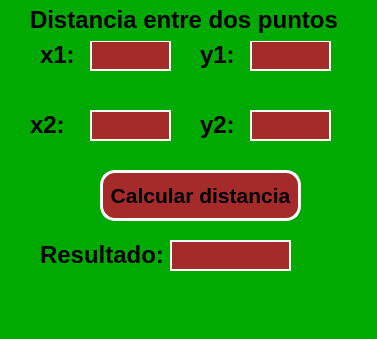
<?xml version="1.0" encoding="UTF-8"?>
<ui version="4.0">
 <class>MainWindow</class>
 <widget class="QMainWindow" name="MainWindow">
  <property name="geometry">
   <rect>
    <x>0</x>
    <y>0</y>
    <width>377</width>
    <height>339</height>
   </rect>
  </property>
  <property name="windowTitle">
   <string>MainWindow</string>
  </property>
  <property name="styleSheet">
   <string notr="true">background-color: rgb(0, 170, 0);</string>
  </property>
  <widget class="QWidget" name="centralwidget">
   <widget class="QLabel" name="xd1">
    <property name="geometry">
     <rect>
      <x>40</x>
      <y>40</y>
      <width>41</width>
      <height>31</height>
     </rect>
    </property>
    <property name="styleSheet">
     <string notr="true">color: rgb(0, 0, 0);</string>
    </property>
    <property name="text">
     <string>&lt;html&gt;&lt;head/&gt;&lt;body&gt;&lt;p&gt;&lt;span style=&quot; font-size:18pt; font-weight:600;&quot;&gt;x1:&lt;/span&gt;&lt;/p&gt;&lt;/body&gt;&lt;/html&gt;</string>
    </property>
   </widget>
   <widget class="QLabel" name="xd3">
    <property name="geometry">
     <rect>
      <x>30</x>
      <y>100</y>
      <width>61</width>
      <height>51</height>
     </rect>
    </property>
    <property name="styleSheet">
     <string notr="true">color: rgb(0, 0, 0);</string>
    </property>
    <property name="text">
     <string>&lt;html&gt;&lt;head/&gt;&lt;body&gt;&lt;p&gt;&lt;span style=&quot; font-size:18pt; font-weight:600;&quot;&gt;x2:&lt;/span&gt;&lt;/p&gt;&lt;/body&gt;&lt;/html&gt;</string>
    </property>
   </widget>
   <widget class="QLabel" name="xd4">
    <property name="geometry">
     <rect>
      <x>200</x>
      <y>110</y>
      <width>71</width>
      <height>31</height>
     </rect>
    </property>
    <property name="styleSheet">
     <string notr="true">color: rgb(0, 0, 0);</string>
    </property>
    <property name="text">
     <string>&lt;html&gt;&lt;head/&gt;&lt;body&gt;&lt;p&gt;&lt;span style=&quot; font-size:18pt; font-weight:600;&quot;&gt;y2:&lt;/span&gt;&lt;/p&gt;&lt;/body&gt;&lt;/html&gt;</string>
    </property>
   </widget>
   <widget class="QLineEdit" name="txt_x1">
    <property name="geometry">
     <rect>
      <x>250</x>
      <y>40</y>
      <width>81</width>
      <height>31</height>
     </rect>
    </property>
    <property name="font">
     <font>
      <pointsize>16</pointsize>
     </font>
    </property>
    <property name="styleSheet">
     <string notr="true">
    background-color: brown;
    border: 2px solid white;
    color: Black;
</string>
    </property>
    <property name="alignment">
     <set>Qt::AlignCenter</set>
    </property>
   </widget>
   <widget class="QLineEdit" name="txt_y1">
    <property name="geometry">
     <rect>
      <x>90</x>
      <y>40</y>
      <width>81</width>
      <height>31</height>
     </rect>
    </property>
    <property name="font">
     <font>
      <pointsize>16</pointsize>
     </font>
    </property>
    <property name="styleSheet">
     <string notr="true">
    background-color: brown;
    border: 2px solid white;
    color: Black;

</string>
    </property>
    <property name="alignment">
     <set>Qt::AlignCenter</set>
    </property>
   </widget>
   <widget class="QLineEdit" name="txt_x2">
    <property name="geometry">
     <rect>
      <x>90</x>
      <y>110</y>
      <width>81</width>
      <height>31</height>
     </rect>
    </property>
    <property name="font">
     <font>
      <pointsize>16</pointsize>
     </font>
    </property>
    <property name="styleSheet">
     <string notr="true">
    background-color: brown;
    border: 2px solid white;
    color: Black;
</string>
    </property>
    <property name="alignment">
     <set>Qt::AlignCenter</set>
    </property>
   </widget>
   <widget class="QLineEdit" name="txt_y2">
    <property name="geometry">
     <rect>
      <x>250</x>
      <y>110</y>
      <width>81</width>
      <height>31</height>
     </rect>
    </property>
    <property name="font">
     <font>
      <pointsize>16</pointsize>
     </font>
    </property>
    <property name="styleSheet">
     <string notr="true">
    background-color: brown;
    border: 2px solid white;
    color: Black;
</string>
    </property>
    <property name="alignment">
     <set>Qt::AlignCenter</set>
    </property>
   </widget>
   <widget class="QPushButton" name="btn_calcular">
    <property name="geometry">
     <rect>
      <x>100</x>
      <y>170</y>
      <width>201</width>
      <height>51</height>
     </rect>
    </property>
    <property name="font">
     <font>
      <pointsize>16</pointsize>
      <weight>75</weight>
      <bold>true</bold>
     </font>
    </property>
    <property name="styleSheet">
     <string notr="true">background-color: rgb(165, 42, 42);


    border: 2.5px solid white;
    color: black;
border-radius: 15px;</string>
    </property>
    <property name="text">
     <string>Calcular distancia</string>
    </property>
   </widget>
   <widget class="QLabel" name="xd4_2">
    <property name="geometry">
     <rect>
      <x>200</x>
      <y>40</y>
      <width>41</width>
      <height>31</height>
     </rect>
    </property>
    <property name="styleSheet">
     <string notr="true">color: rgb(0, 0, 0);</string>
    </property>
    <property name="text">
     <string>&lt;html&gt;&lt;head/&gt;&lt;body&gt;&lt;p&gt;&lt;span style=&quot; font-size:18pt; font-weight:600;&quot;&gt;y1:&lt;/span&gt;&lt;/p&gt;&lt;/body&gt;&lt;/html&gt;</string>
    </property>
   </widget>
   <widget class="QLabel" name="label">
    <property name="geometry">
     <rect>
      <x>30</x>
      <y>0</y>
      <width>321</width>
      <height>41</height>
     </rect>
    </property>
    <property name="text">
     <string>&lt;html&gt;&lt;head/&gt;&lt;body&gt;&lt;p&gt;&lt;span style=&quot; font-size:18pt; font-weight:600;&quot;&gt;Distancia entre dos puntos&lt;/span&gt;&lt;/p&gt;&lt;/body&gt;&lt;/html&gt;</string>
    </property>
   </widget>
   <widget class="QLabel" name="xd3_2">
    <property name="geometry">
     <rect>
      <x>40</x>
      <y>230</y>
      <width>131</width>
      <height>51</height>
     </rect>
    </property>
    <property name="styleSheet">
     <string notr="true">color: rgb(0, 0, 0);</string>
    </property>
    <property name="text">
     <string>&lt;html&gt;&lt;head/&gt;&lt;body&gt;&lt;p&gt;&lt;span style=&quot; font-size:18pt; font-weight:600;&quot;&gt;Resultado:&lt;/span&gt;&lt;/p&gt;&lt;/body&gt;&lt;/html&gt;</string>
    </property>
   </widget>
   <widget class="QLineEdit" name="txt_result">
    <property name="geometry">
     <rect>
      <x>170</x>
      <y>240</y>
      <width>121</width>
      <height>31</height>
     </rect>
    </property>
    <property name="font">
     <font>
      <pointsize>16</pointsize>
     </font>
    </property>
    <property name="styleSheet">
     <string notr="true">
    background-color: brown;
    border: 2px solid white;
    color: Black;
</string>
    </property>
    <property name="alignment">
     <set>Qt::AlignCenter</set>
    </property>
   </widget>
  </widget>
  <widget class="QMenuBar" name="menubar">
   <property name="geometry">
    <rect>
     <x>0</x>
     <y>0</y>
     <width>377</width>
     <height>21</height>
    </rect>
   </property>
  </widget>
  <widget class="QStatusBar" name="statusbar"/>
 </widget>
 <resources/>
 <connections/>
</ui>
